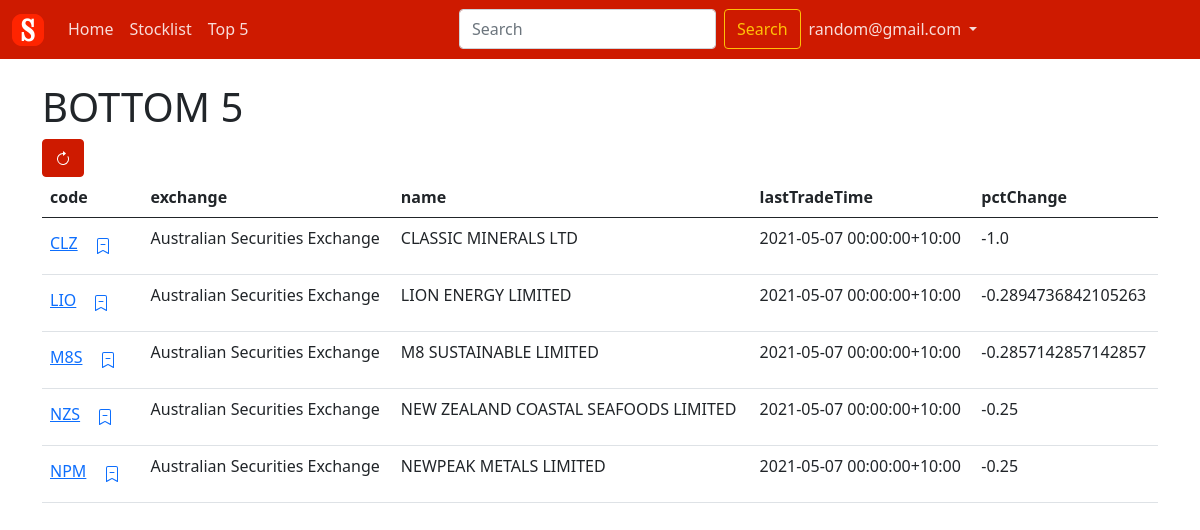
Screenshot of /bottom5 (signed in) with the database file from the repository.
### app.py (models this page shows, shortened)
class Users(UserMixin, sqla_db.Model):
    userId = sqla_db.Column(sqla_db.Integer, primary_key=True)
    id = userId  # Required for flask_login to function
    email = sqla_db.Column(sqla_db.String)
    password = sqla_db.Column(sqla_db.String)
    firstname = sqla_db.Column(sqla_db.String)
    surname = sqla_db.Column(sqla_db.String)
    phone = sqla_db.Column(sqla_db.Integer)
    dateOfBirth = sqla_db.Column(sqla_db.String)

### tables this page shows
CREATE TABLE stocks(
    code TEXT NOT NULL,
    exchange TEXT NOT NULL,
    name TEXT NOT NULL,
    price DECIMAL(20, 2) CHECK(price >= 0),
    price_day_change DECIMAL(20, 2) NOT NULL,
    currency TEXT NOT NULL,
    high52 DECIMAL(20, 2) CHECK(high52 >= 0),
    low52 DECIMAL(20, 2) CHECK(low52 >= 0),
    pe DECIMAL(20, 2) NOT NULL,
    suspended INTEGER CHECK(0 == suspended or suspended == 1),
    industry TEXT,
    description TEXT,
    marketCap INTEGER,
    volume INTEGER,
    lastTradeTime TEXT NOT NULL,
    website TEXT,
    PRIMARY KEY("code","exchange") -- This is the only way to get multiple primary keys
    );

### app.py (the view)
@app.route('/bottom5')
def bottom5_route():
    pctChangeColumn = 'price_day_change/price AS pctChange'
    stock_data = select_conditions('stocks', 'code', 'exchange', 'name', 'lastTradeTime', pctChangeColumn,
                                   query_limit=5, order_by='pctChange ASC')
    return render_template('stocklist.html', title='ScarletStocks - Bottom5',
                           stock_data=stock_data, heading='BOTTOM 5',
                           page_count=1)

### app.py (called while the page is built)
@login_manager.user_loader
def load_user(user_id):
    return Users.query.get(user_id)

@app.context_processor
def inject_stock_names():
    stock_data = select_specific_columns('stocks', 'code', 'exchange', 'name')
    return dict(global_stock_data=stock_data)

@app.context_processor
def inject_watchlist():
    if current_user.is_authenticated:
        watchlist_data_raw = select_watchlist(current_user.id, idOnly=True)
        watchlist_data = {}
        for stock in watchlist_data_raw:
            if stock['exchange'] not in watchlist_data:
                watchlist_data[stock['exchange']] = []
            watchlist_data[stock['exchange']].append(stock['code'])
    else:
        watchlist_data = []
    print(watchlist_data)
    return dict(watchlist_data=watchlist_data)

### db_deets.py (called while the page is built)
def create_connection():
    connie = sqlite3.connect('stocks.db')
    return connie

### db_select.py (called while the page is built)
def execute_sql(sql_statement, sql_params):
    connie = create_connection()
    c = connie.cursor()
    c.execute(sql_statement, sql_params)
    data = c.fetchall()
    try:
        header_data = query_table_columns(c)
        for row in range(0, len(data)):
            data[row] = dict(zip(header_data, data[row]))
    except TypeError:
        pass
    connie.commit()
    connie.close()
    return data

def query_table_columns(cursor):
    header_data = [i[0] for i in cursor.description]
    return header_data

def select_watchlist(userId, idOnly=False):
    if idOnly:
        sql_query = """SELECT stocks.code, stocks.exchange FROM watchlists
        LEFT OUTER JOIN stocks ON watchlists.code = stocks.code
        WHERE watchlists.exchange = stocks.exchange AND watchlists.userId = ?"""
    else:
        sql_query = """SELECT stocks.*, timeAdded FROM watchlists
        LEFT OUTER JOIN stocks ON watchlists.code = stocks.code
        WHERE watchlists.exchange = stocks.exchange AND watchlists.userId = ?"""
    sql_params = (userId,)
    data = execute_sql(sql_query, sql_params)
    return data

def select_specific_columns(table, *columns):
    sql_query = 'SELECT '
    for column in columns:
        sql_query += column + ','
    sql_query = sql_query[:-1] + ' FROM ' + table
    data = execute_sql(sql_query, ())
    return data

### templates/stocklist.html (shortened to what this page needs)
{% extends 'base.html' %}
{% block content %}
    <h1>{% if heading %}{{ heading }}{% endif %}</h1>
    <button aria-label="Reload Stocks" id="update_button" type="button" class="btn btn-scarlet"
            onclick="updateStocks()">
    </button>
    <br/>
    <table class="table table-hover">
        <thead>
        <tr>
            {%- for column in stock_data[0] %}
                <th scope="col" class="fs-6">{{ column }}</th>{%- endfor %}
        </tr>
        </thead>
        <tbody id="table_results_body">
        {%- for stock in stock_data %}
            <tr>{%- for item in stock %}
                <td>
                    {%- if loop.index0 == 0 %}
                        <a href="{{ url_for('profile_route', exchange=stock['exchange'], ticker=stock['code']) }}"
                           class="fs-6">{{ stock[item] }}</a>
                        {% if current_user.is_authenticated %}
                            <a class="btn btn-link"
                               onclick="modifyWatchlist('{{ stock['code'] }}', '{{ stock['exchange'] }}')">
                                <svg xmlns="http://www.w3.org/2000/svg" width="16" height="16" fill="currentColor"
                                     class="bi bi-bookmark-dash" viewBox="0 0 16 16"
                                     id="{{ stock['code'] }}{{ stock['exchange'] }}">
                                    {% if stock['code'] in watchlist_data[stock['exchange']] %}
                                        <path class="stock_selected" fill-rule="evenodd"
                                              d="M2 15.5V2a2 2 0 0 1 2-2h8a2 2 0 0 1 2 2v13.5a.5.5 0 0 1-.74.439L8 13.069l-5.26 2.87A.5.5 0 0 1 2 15.5zM8.16 4.1a.178.178 0 0 0-.32 0l-.634 1.285a.178.178 0 0 1-.134.098l-1.42.206a.178.178 0 0 0-.098.303L6.58 6.993c.042.041.061.1.051.158L6.39 8.565a.178.178 0 0 0 .258.187l1.27-.668a.178.178 0 0 1 .165 0l1.27.668a.178.178 0 0 0 .257-.187L9.368 7.15a.178.178 0 0 1 .05-.158l1.028-1.001a.178.178 0 0 0-.098-.303l-1.42-.206a.178.178 0 0 1-.134-.098L8.16 4.1z"/>
                                    {% else %}
                                        <path class="stock_unselected" fill-rule="evenodd"
                                              d="M5.5 6.5A.5.5 0 0 1 6 6h4a.5.5 0 0 1 0 1H6a.5.5 0 0 1-.5-.5z"/>
                                        <path d="M2 2a2 2 0 0 1 2-2h8a2 2 0 0 1 2 2v13.5a.5.5 0 0 1-.777.416L8 13.101l-5.223 2.815A.5.5 0 0 1 2 15.5V2zm2-1a1 1 0 0 0-1 1v12.566l4.723-2.482a.5.5 0 0 1 .554 0L13 14.566V2a1 1 0 0 0-1-1H4z"/>
                                    {% endif %}
                                </svg>
                            </a>
                        {% endif %}
                    {%- else %}
                        <p class="fs-6">{{- stock[item] }}</p>
                    {%- endif %}
                </td>
            {%- endfor %}
            </tr>
        {%- endfor %}
        </tbody>
    </table>
{% endblock %}

### templates/base.html (shortened to what this page needs)
<!doctype html>
<html lang="en">
<head>
    <link href="https://cdn.jsdelivr.net/npm/bootstrap@5.0.0-beta2/dist/css/bootstrap.min.css" rel="stylesheet"
>
</head>
<body>
<nav class="navbar navbar-expand-lg navbar-dark bg-scarlet sticky-top">
    <div class="container-fluid">
        <a class="navbar-brand" href="#"><img src="/static/Favicon.png" width="32px"/></a>
        <div class="collapse navbar-collapse" id="navbarSupportedContent">
            <ul class="navbar-nav me-auto mb-2 mb-lg-0">
                <li class="nav-item">
                    <a class="nav-link" href="{{ url_for('home_route') }}">Home</a>
                </li>
                <li class="nav-item">
                    <a class="nav-link" href="{{ url_for('stocklist_route', page=1) }}">Stocklist</a>
                </li>
                <li class="nav-item">
                    <a class="nav-link" href="{{ url_for('top5_route') }}">Top 5</a>
                </li>
            </ul>
            <ul class="navbar-nav me-auto mb-2 mb-lg-0">
                <form class="d-flex" action="{{ url_for('search_route') }}" method="post">
                    <input class="form-control me-2" name="header_search" list="datalistOptions" type="search"
                           placeholder="Search" aria-label="Search">
                    <button class="btn btn-outline-warning" type="submit">Search</button>
                </form>
                {%- if not current_user.is_authenticated %}
                    <li class="nav-item">
                        <a class="nav-link" href="{{ url_for("login_route") }}">Login</a>
                    </li>
                {% else %}
                    <li class="nav-item dropdown">
                        <a class="nav-link dropdown-toggle" href="#" id="navbarDropdown" role="button"
                           data-bs-toggle="dropdown" aria-expanded="false">
                            {{ current_user.email }}
                        </a>
                    </li>
                {% endif -%}
            </ul>
        </div>
    </div>
</nav>
{% if not abstain_margin %}
    <div class="container">
    <br/>
{% endif %}
{% block content %}
{% endblock %}
{% if not abstain_margin %}
    </div>
    <br/>
    <br/>
{% endif %}
</body>
</html>

### templates/base.html (style rules this page uses)
.navbar-dark .navbar-nav .nav-link { color: rgba(255, 255, 255, .85); }
.bg-scarlet { background-color: rgb(206, 26, 0); }
.btn-scarlet { color: rgb(255, 255, 255); background-color: rgb(206, 26, 0); border-color: rgb(206, 26, 0); }

### rows the page displays
Users: email "random@gmail.com"
stocks: code "CLZ", exchange "Australian Securities Exchange" "CLASSIC MINERALS LTD" "2021-05-07 00:00:00+10:00" "-1.0"
stocks: code "LIO", exchange "Australian Securities Exchange" "LION ENERGY LIMITED" "2021-05-07 00:00:00+10:00" "-0.2894736842105263"
stocks: code "M8S", exchange "Australian Securities Exchange" "M8 SUSTAINABLE LIMITED" "2021-05-07 00:00:00+10:00" "-0.2857142857142857"
stocks: code "NZS", exchange "Australian Securities Exchange" "NEW ZEALAND COASTAL SEAFOODS LIMITED" "2021-05-07 00:00:00+10:00" "-0.25"
stocks: code "NPM", exchange "Australian Securities Exchange" "NEWPEAK METALS LIMITED" "2021-05-07 00:00:00+10:00" "-0.25"

### other values shown
{{ heading }} "BOTTOM 5"
{{ column }} "code" "exchange" "name" "lastTradeTime" "pctChange"
